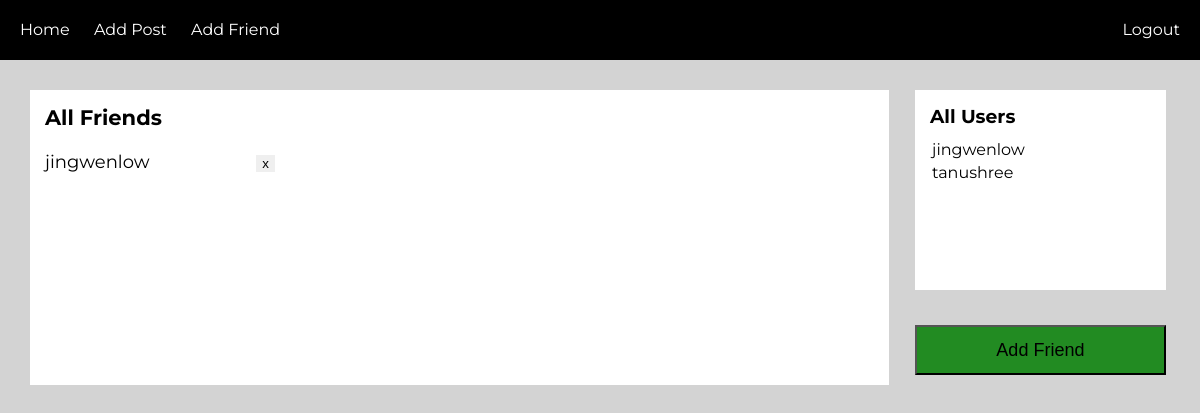
The page /users/addFriend/ (signed in) on the database as committed earlier.
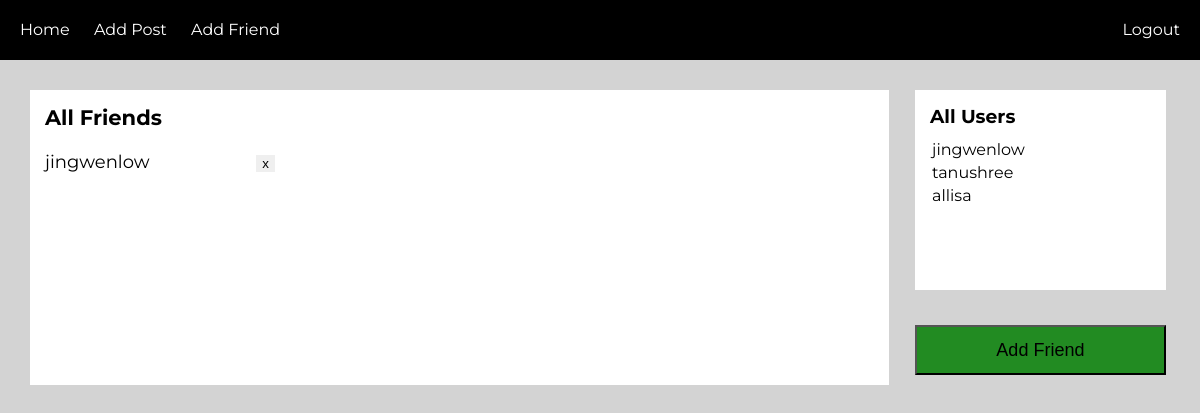
The same page on the database as committed later.
### users/models.py (models this page shows, shortened)
class CustomUser(AbstractUser):
    name = models.CharField(blank=True, max_length=255)

### users/views.py (the view)
# urls.py: path('addFriend/', views.addFriend.as_view(), name='addFriend'),
class addFriend(TemplateView):
    success_url = reverse_lazy('login')
    template_name = 'addFriend.html'
    @method_decorator(login_required)
    def get(self, request):
        users = CustomUser.objects.exclude(id=request.user.id)
        friend = Friend.objects.get(current_user=request.user)
        friends = friend.users.all()
        args = {'users':users, 'friends':friends}
        return render(request, self.template_name, args)

### users/templates/addFriend.html (shortened to what this page needs)
{% extends 'base.html' %}
{% load staticfiles %}
{% block css %}
<link rel="stylesheet" href="{% static 'css/addFriend.css' %}">
{% endblock %}
{% block log %}
  {% if user.is_authenticated %}
    <a class="login" href="{% url 'logout' %}">Logout</a>
  {% else %}
    <a class="login" href="{% url 'login' %}">Login</a>
  {% endif %}
{% endblock %}
{% block content %}
  <div class="currFriends">
     <div class="friends">
       <h3>All Friends</h3>
       <div class="list">
         {% for friend in friends %}
           <div class="rowList">
             <p>{{ friend.username }}</p>
             <a href="{% url 'change_friends' operation='remove' pk=friend.pk %}">
               <button class="x">x</button>
             </a>
           </div>
         {% endfor %}
      </div>
    </div>
  </div>
  <div class="friendsList">
      <div class="possFriends">
        <h3 class="allUsers">All Users</h3>
        {% for user in users %}
        <a class="users" href="{% url 'change_friends' operation='add' pk=user.pk %}">
          {{ user.username }}
        </a>
        {% endfor %}
      </div>
      <div class="post">
          <button class="green">Add Friend</button>
      </div>
  </div>
{% endblock %}

Rows that differ between the two databases and show on the page:
added CustomUser: username "allisa", shown under "All Users"
